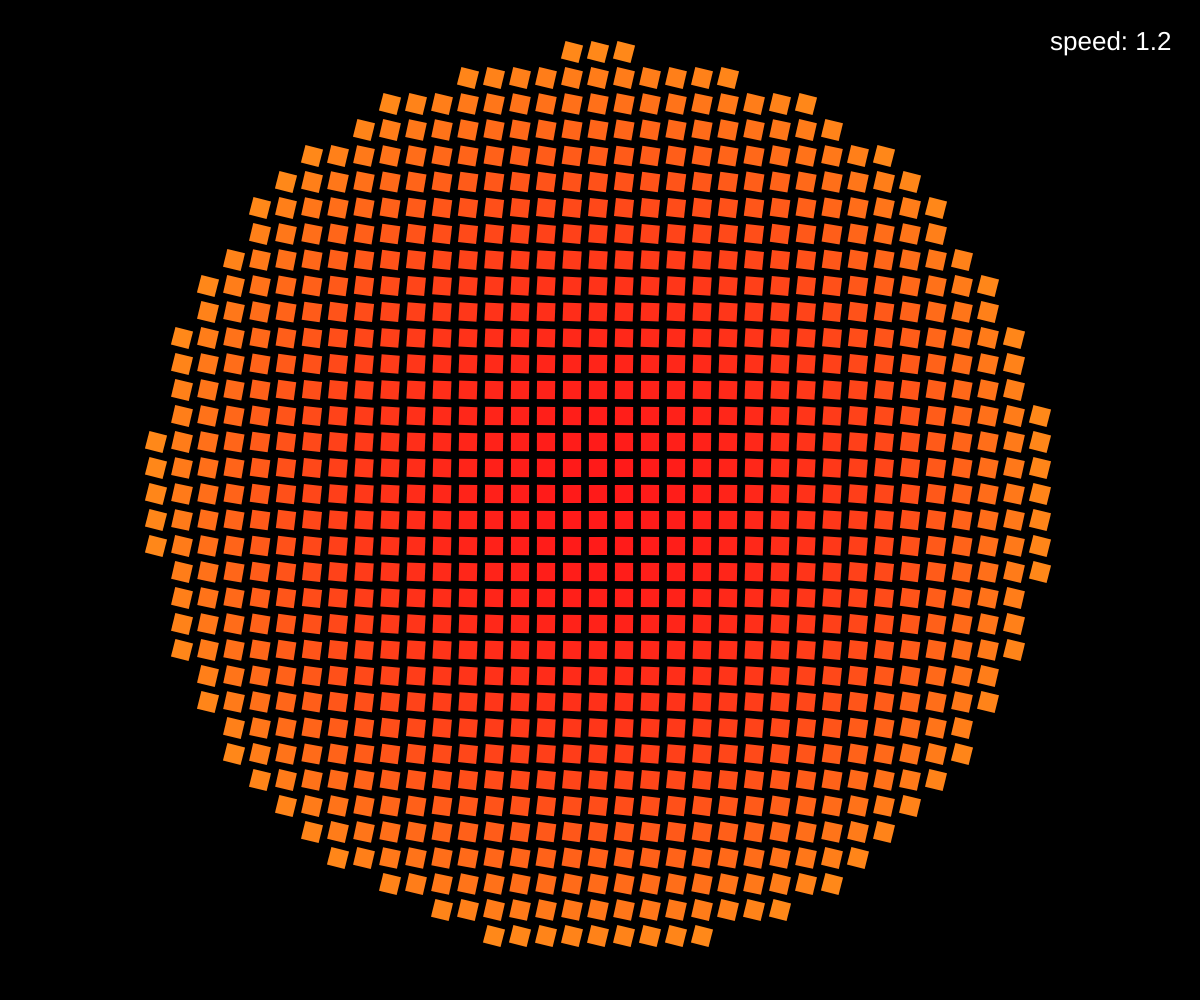
Frame 1 (no input)
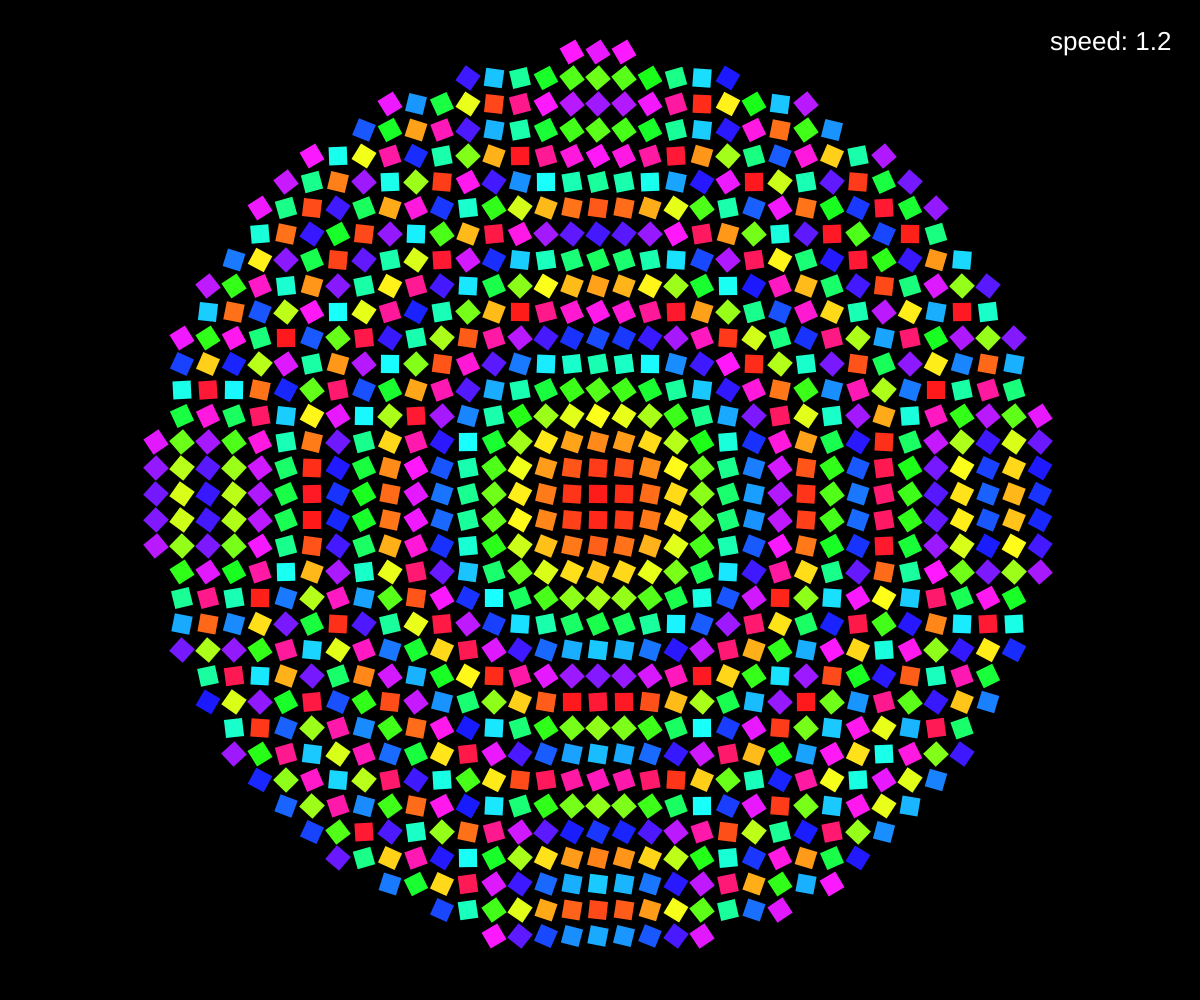
Frame 60 (no input)
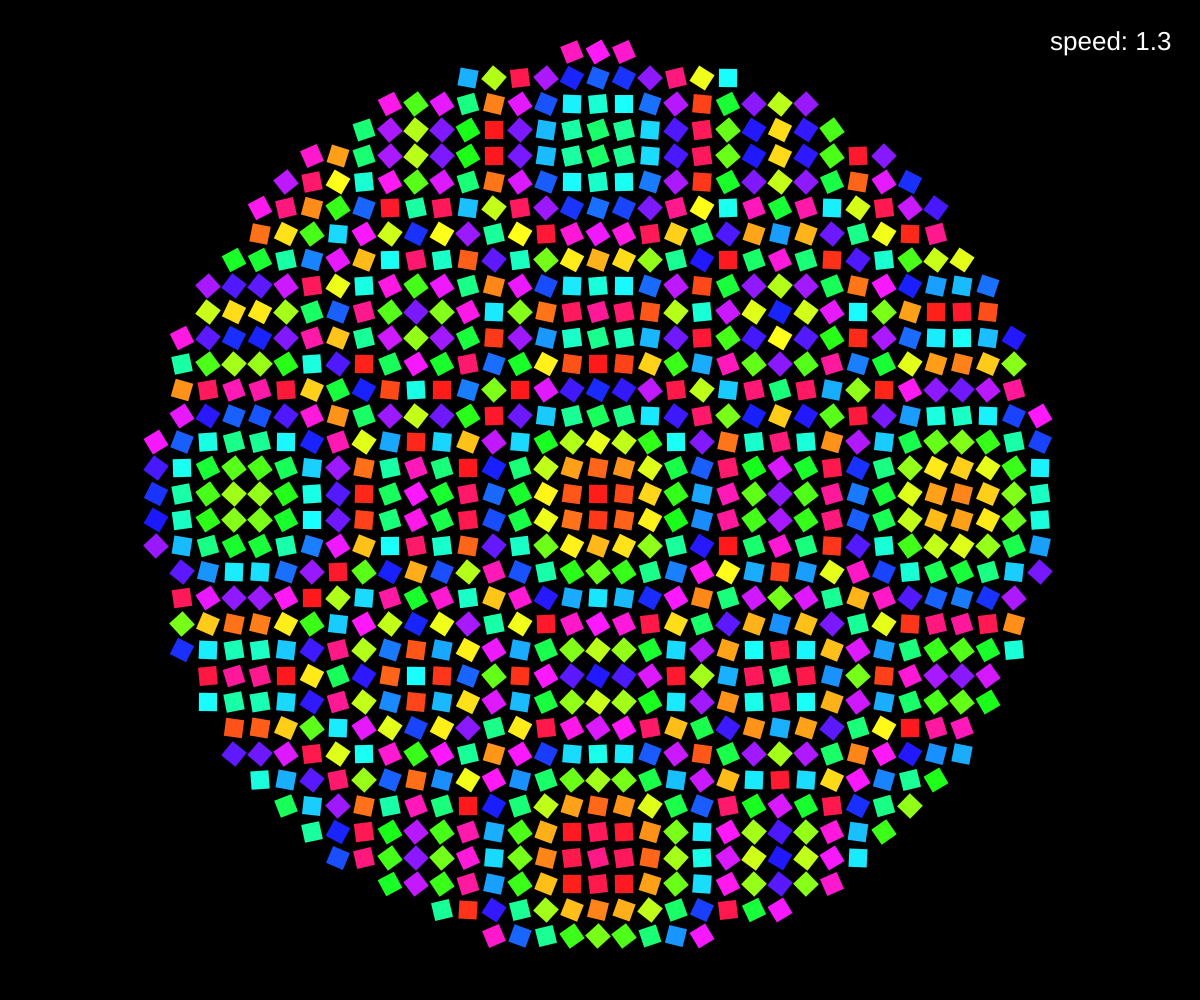
Frame 120 (the mouse pressed at the canvas centre since frame 60)

The p5.js sketch that drew these frames (run headless with seeded random() and noise() and a simulated clock; from frame 60 on, the mouse is pressed at the canvas centre):

// p5.js sketch
// ── sketch.js


function setup() {
	createCanvas(windowWidth, windowHeight);
	rectMode(CENTER);
	colorMode(HSB, 1, 1, 1, 1);
}

function windowResized() {
  resizeCanvas(windowWidth, windowHeight);
}

function draw() {
	var detail = 26;
	var mx = map(mouseX, 0, width, .00001, .00026);
  background(0);
	noStroke();
  var cx = width/2;
  var cy = height/2;
  var r = 449;
  for (var x = 0; x < width; x+= detail) {
    for (var y = 0; y < height; y+= detail) {
      var d = dist(x, y, cx, cy);
      if (d<r) {
				if(mouseX == 0 && mouseY == 0){
					mx = .00012;
				}
        var a = radians(.6*d*d*frameCount*mx)%PI;
        var p = map(a, 0, PI, 0, 1);
				fill(p,.9,1);
        //stroke(p, 1, 1);
				push();
				translate(x,y);
				rotate(a);
				rect(0,0,detail*.7,detail*.7);
				//line(-detail*.36, 0, detail*.36,0);
				pop();
      }
    }
  }
	noStroke();
	fill(1);
	textSize(26);
	text("speed: " + nf(mx*10000, 1,1), width-150, 50);
}
